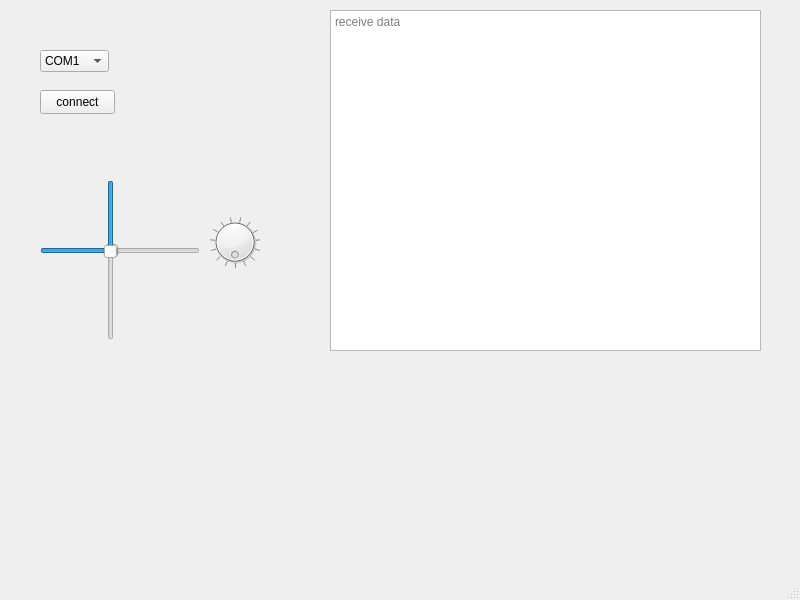
<?xml version="1.0" encoding="UTF-8"?>
<ui version="4.0">
 <class>MainWindow</class>
 <widget class="QMainWindow" name="MainWindow">
  <property name="geometry">
   <rect>
    <x>0</x>
    <y>0</y>
    <width>800</width>
    <height>600</height>
   </rect>
  </property>
  <property name="windowTitle">
   <string>MainWindow</string>
  </property>
  <widget class="QWidget" name="centralwidget">
   <widget class="QTextEdit" name="textEdit">
    <property name="geometry">
     <rect>
      <x>330</x>
      <y>10</y>
      <width>431</width>
      <height>341</height>
     </rect>
    </property>
    <property name="readOnly">
     <bool>true</bool>
    </property>
    <property name="placeholderText">
     <string>receive data</string>
    </property>
   </widget>
   <widget class="QComboBox" name="comboBox">
    <property name="geometry">
     <rect>
      <x>40</x>
      <y>50</y>
      <width>69</width>
      <height>22</height>
     </rect>
    </property>
    <item>
     <property name="text">
      <string>COM1</string>
     </property>
    </item>
    <item>
     <property name="text">
      <string>COM2</string>
     </property>
    </item>
    <item>
     <property name="text">
      <string>COM3</string>
     </property>
    </item>
    <item>
     <property name="text">
      <string>COM4</string>
     </property>
    </item>
    <item>
     <property name="text">
      <string>COM5</string>
     </property>
    </item>
    <item>
     <property name="text">
      <string>COM6</string>
     </property>
    </item>
    <item>
     <property name="text">
      <string>COM7</string>
     </property>
    </item>
    <item>
     <property name="text">
      <string>COM8</string>
     </property>
    </item>
    <item>
     <property name="text">
      <string>COM9</string>
     </property>
    </item>
    <item>
     <property name="text">
      <string>COM10</string>
     </property>
    </item>
    <item>
     <property name="text">
      <string>COM11</string>
     </property>
    </item>
    <item>
     <property name="text">
      <string>COM12</string>
     </property>
    </item>
    <item>
     <property name="text">
      <string>COM13</string>
     </property>
    </item>
    <item>
     <property name="text">
      <string>COM14</string>
     </property>
    </item>
    <item>
     <property name="text">
      <string>COM15</string>
     </property>
    </item>
   </widget>
   <widget class="QDial" name="dial">
    <property name="geometry">
     <rect>
      <x>210</x>
      <y>210</y>
      <width>50</width>
      <height>64</height>
     </rect>
    </property>
    <property name="autoFillBackground">
     <bool>false</bool>
    </property>
    <property name="maximum">
     <number>60</number>
    </property>
    <property name="pageStep">
     <number>1</number>
    </property>
    <property name="tracking">
     <bool>true</bool>
    </property>
    <property name="invertedAppearance">
     <bool>false</bool>
    </property>
    <property name="invertedControls">
     <bool>false</bool>
    </property>
    <property name="wrapping">
     <bool>true</bool>
    </property>
    <property name="notchesVisible">
     <bool>true</bool>
    </property>
   </widget>
   <widget class="QPushButton" name="pushButton">
    <property name="geometry">
     <rect>
      <x>40</x>
      <y>90</y>
      <width>75</width>
      <height>24</height>
     </rect>
    </property>
    <property name="text">
     <string>connect</string>
    </property>
   </widget>
   <widget class="QSlider" name="horizontalSlider">
    <property name="geometry">
     <rect>
      <x>40</x>
      <y>240</y>
      <width>160</width>
      <height>22</height>
     </rect>
    </property>
    <property name="maximum">
     <number>4096</number>
    </property>
    <property name="value">
     <number>1800</number>
    </property>
    <property name="orientation">
     <enum>Qt::Horizontal</enum>
    </property>
   </widget>
   <widget class="QSlider" name="verticalSlider">
    <property name="geometry">
     <rect>
      <x>100</x>
      <y>180</y>
      <width>22</width>
      <height>160</height>
     </rect>
    </property>
    <property name="maximum">
     <number>4096</number>
    </property>
    <property name="value">
     <number>1800</number>
    </property>
    <property name="orientation">
     <enum>Qt::Vertical</enum>
    </property>
    <property name="invertedAppearance">
     <bool>true</bool>
    </property>
    <property name="invertedControls">
     <bool>false</bool>
    </property>
   </widget>
  </widget>
  <widget class="QMenuBar" name="menubar">
   <property name="geometry">
    <rect>
     <x>0</x>
     <y>0</y>
     <width>800</width>
     <height>26</height>
    </rect>
   </property>
  </widget>
  <widget class="QStatusBar" name="statusbar"/>
 </widget>
 <resources/>
 <connections/>
</ui>
